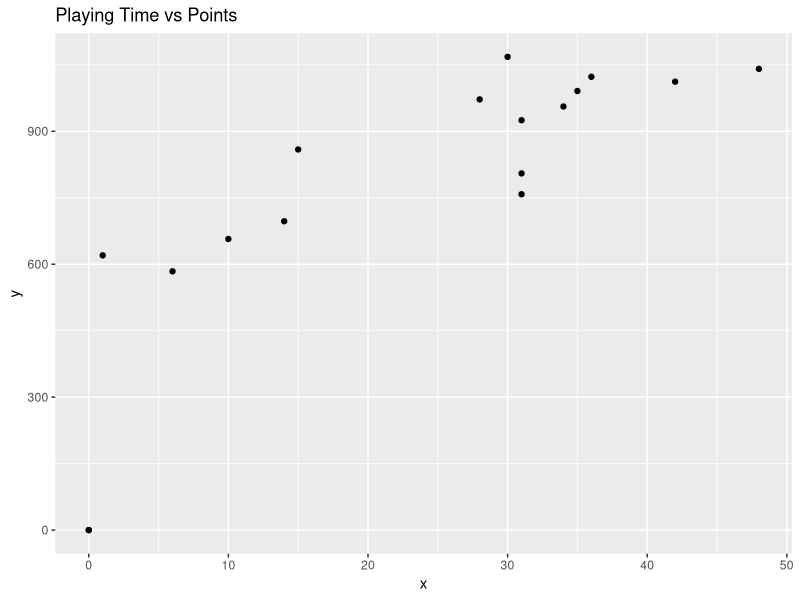
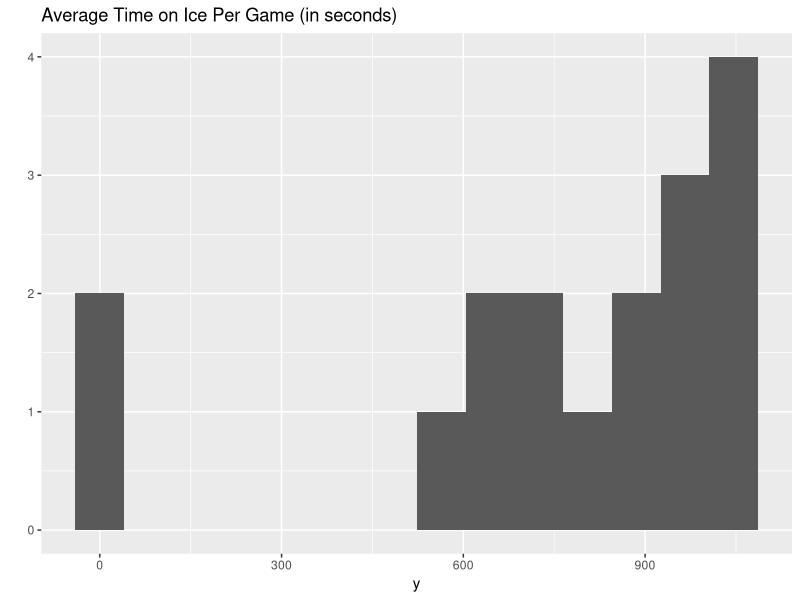
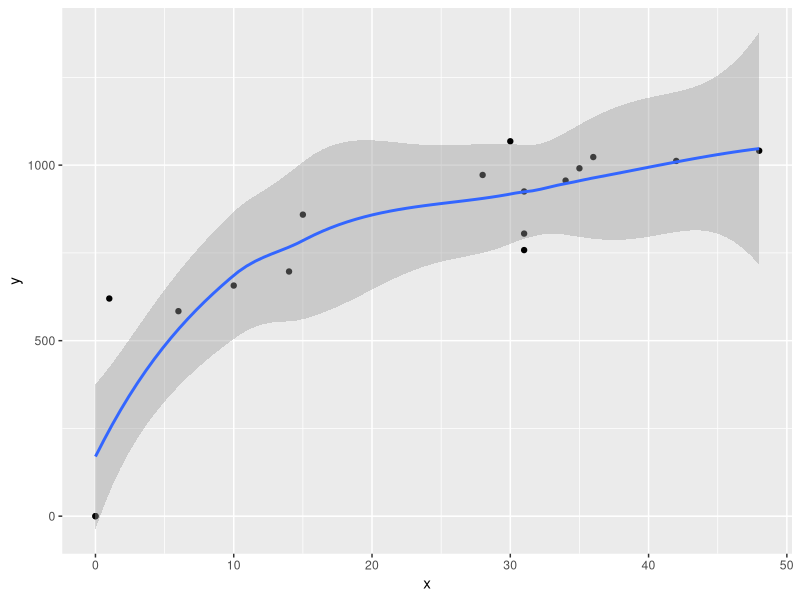
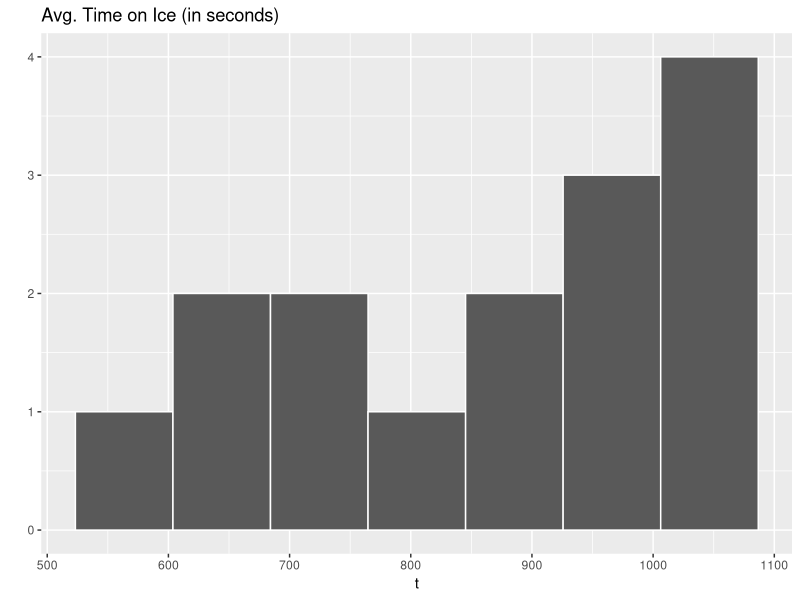
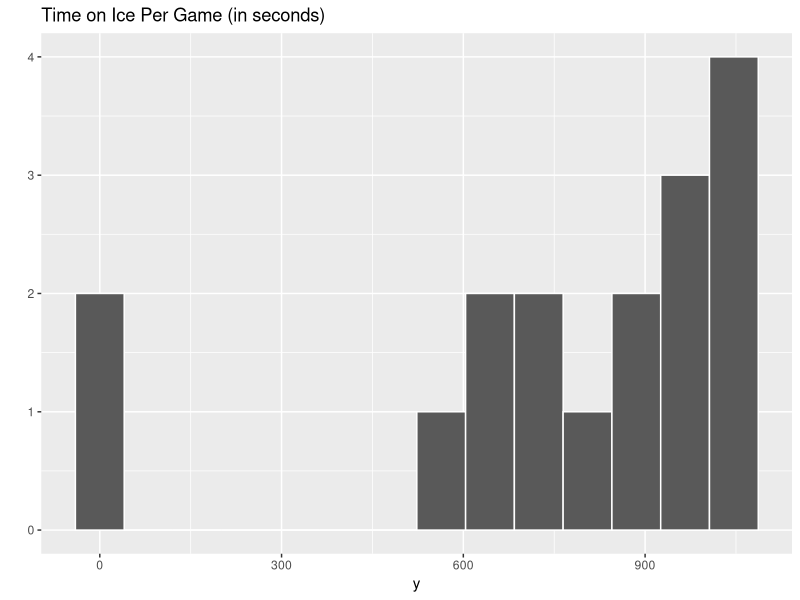

Generate these figures, in order, with R:
## ---- chunk 1
knitr::opts_chunk$set(echo = TRUE, eval = TRUE)
library("ggplot2")
library("tidyverse")
## ---- chunk 2
j <- c(33, 42, 13, 26, 95, 9, 64, 23, 19,
       92, 47, 10, 15, 28, 32, 8, 51)
## ---- chunk 3
p <- c(28, 10, 35, 1, 42, 48, 30, 31, 34,
       36, NULL, 15, 31, NULL, 6, 31, 14)
## ---- chunk 4
t <- c(972, 657, 991, 620, 1012, 1041, 1068, 758,
       956, 1023, NULL, 859, 805, NULL, 584, 925, 697)
## ---- chunk 5
score <- function(){
  points <- sample(p, size = 12)
  print(points)
  mean(points)
}
score()
## ---- chunk 6
x <- c(28, 10, 35, 1, 42, 48, 30, 31, 34,
       36, 0, 15, 31, 0, 6, 31, 14)
y <- c(972, 657, 991, 620, 1012, 1041, 1068, 758,
       956, 1023, 0, 859, 805, 0, 584, 925, 697)
qplot(x, y, main="Playing Time vs Points")
## ---- chunk 7
qplot(y, bins = 6, binwidth = 80.5, main="Average Time on Ice Per Game (in seconds)")
#      , color = I("white"))
# hist(y, main="Playing Time (in seconds)")
## ---- chunk 8
# Scatterplot with smoothed line
qplot(x, y, geom= c("point", "smooth"))
## ---- chunk 9
qplot(t, bins = 6, binwidth = 80.5, main="Avg. Time on Ice (in seconds)"
     , color = I("white"))
# hist(t, main="Playing Time (in seconds)")
## ---- chunk 10
qplot(y, bins = 6, binwidth = 80.5, main="Time on Ice Per Game (in seconds)"
      , color = I("white"))
# hist(y, main="Playing Time (in seconds)")
